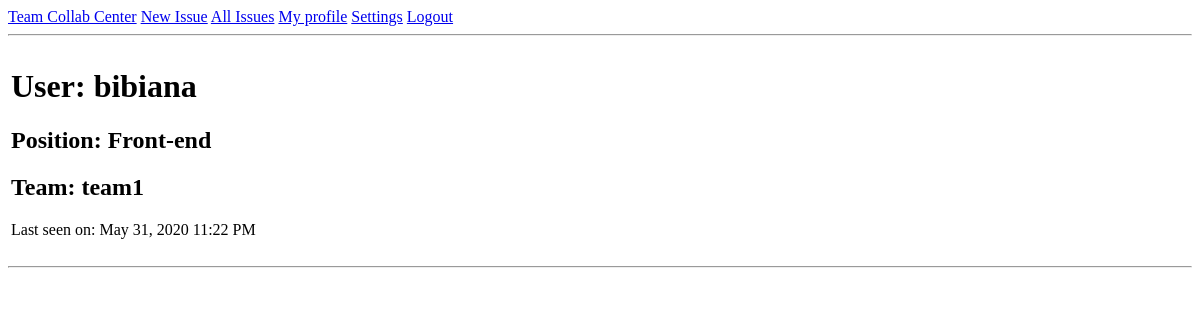
The app's page /user/bibiana (signed in), older data.
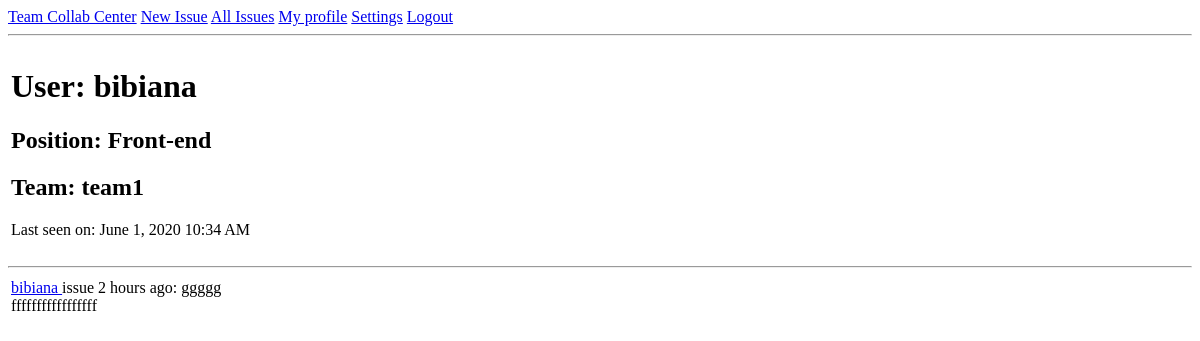
The same page, newer data.
### app/models.py (models this page shows, shortened)
class User(UserMixin, db.Model):
    __tablename__='users'
    id = db.Column(db.Integer, primary_key=True)
    username = db.Column(db.String(64), index=True, unique=True)
    email = db.Column(db.String(120), index=True, unique=True)
    password_hash = db.Column(db.String(128))
    posts = db.relationship('Post', backref='author', lazy='dynamic')
    position_id = db.Column(db.Integer, db.ForeignKey('position.id'))
    about_me = db.Column(db.String(240))
    last_seen = db.Column(db.DateTime, default=datetime.utcnow)
    team_id = db.Column(db.Integer, db.ForeignKey('teams.id'))

class Post(db.Model):
    __tablename__='posts'
    id = db.Column(db.Integer, primary_key=True)
    title = db.Column(db.String(64))
    description = db.Column(db.String(1000))
    timestamp = db.Column(db.DateTime, index=True, default=datetime.utcnow)
    user_id = db.Column(db.Integer, db.ForeignKey('users.id'))
    team_id = db.Column(db.Integer, db.ForeignKey('teams.id'))

### app/routes.py (the view)
@app.route('/user/<username>')
@login_required
def user(username):
    user = User.query.filter_by(username=username).first_or_404()
    page = request.args.get('page', 1, type=int)
    posts = Post.query.filter_by(user_id=user.id).order_by(
        Post.timestamp.desc()).paginate(
        page, app.config['POSTS_PER_PAGE'], False)
    next_url = url_for('user', username=user.username, page=posts.next_num) \
        if posts.has_next else None
    prev_url = url_for('user', username=user.username, page=posts.prev_num) \
        if posts.has_prev else None
    return render_template('user.html', user=user, posts=posts.items,
                           next_url=next_url, prev_url=prev_url)

### app/models.py (called while the page is built)
@login.user_loader
def load_user(id):
    return User.query.get(int(id))

### app/routes.py (called while the page is built)
@app.before_request
def before_request():
    if current_user.is_authenticated:
        current_user.last_seen = datetime.utcnow()
        db.session.commit()

### app/templates/user.html (shortened to what this page needs)
{% extends "base.html" %}
{% block content %}
    <table>
        <tr valign="top">
            <td>
                <h1>User: {{ user.username }}</h1>
                <h2>Position: {{ user.position_members.name }}</h2>
                <h2>Team: {{ user.team_members.name }}</h2>
                {% if user.last_seen %}
                    <p>Last seen on: {{ moment(user.last_seen).format('LLL') }}</p>
                {% endif %}
            </td>
        </tr>
    </table>
    <hr>
    {% for post in posts %}
        {% include '_post.html' %}
    {% endfor %}
{% endblock %}

### app/templates/_post.html
<table>
    <tr valign="top">
        <td>
            <a href="{{ url_for('user', username=post.author.username) }}">
            {{ post.author.username }}
            </a>
            issue {{ moment(post.timestamp).fromNow() }}: {{ post.title }}
            <br>
            {{ post.description }}
        </td>
    </tr>
</table>

Row changes from the older to the newer data that the page shows:
changed User "bibiana": last_seen "May 31, 2020 11:22 PM" → "June 1, 2020 10:34 AM"
added Post: author.username "bibiana", timestamp "2 hours ago", title "ggggg", description "fffffffffffffffff"
